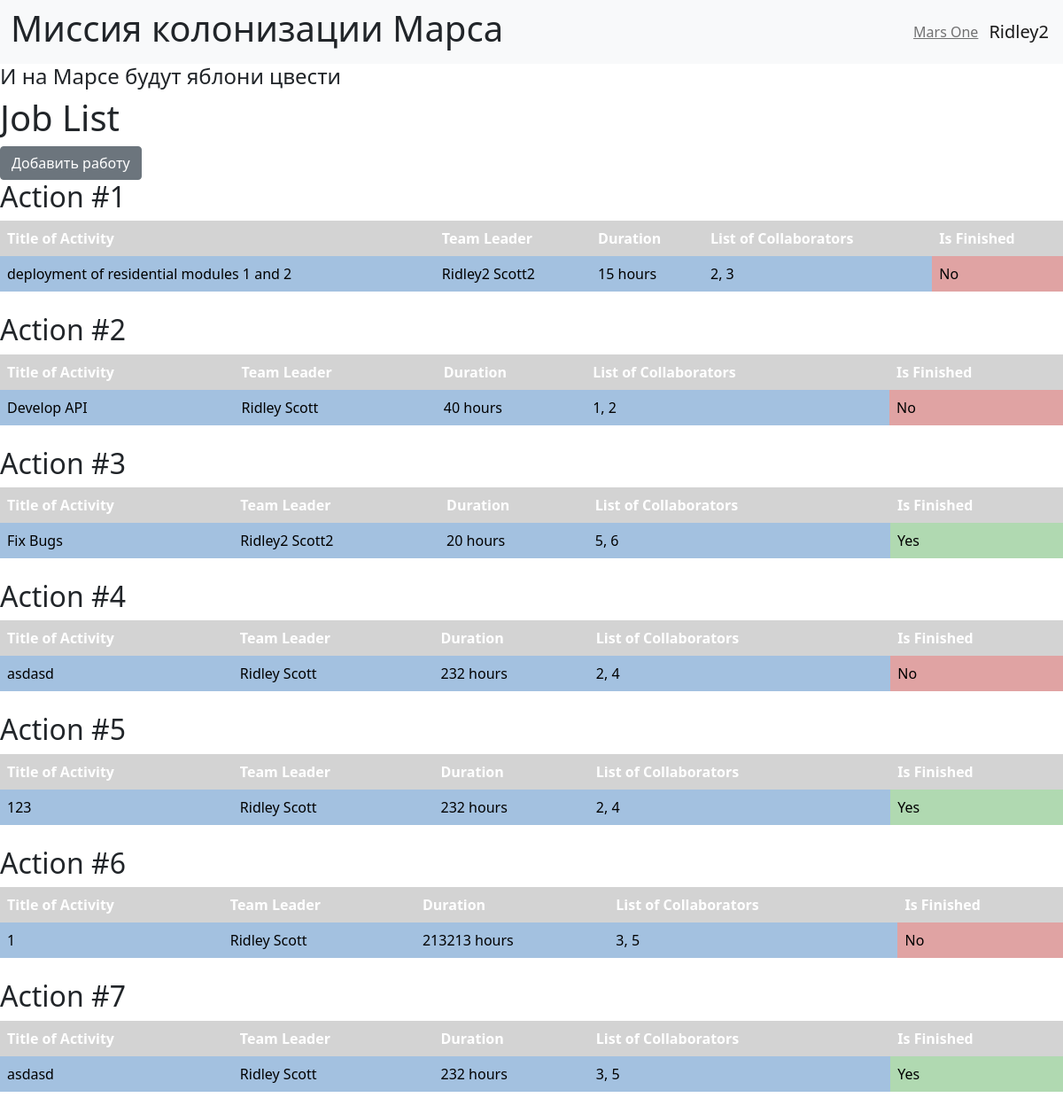
/ (signed in), run on the app's committed database.
### sql/data/users.py (models this page shows, shortened)
class User(SqlAlchemyBase, UserMixin):
    __tablename__ = 'users'
    id = sqlalchemy.Column(sqlalchemy.Integer,
                           primary_key=True, autoincrement=True)
    surname = sqlalchemy.Column(sqlalchemy.String, nullable=True)
    name = sqlalchemy.Column(sqlalchemy.String, nullable=True)
    age = sqlalchemy.Column(sqlalchemy.Integer, nullable=True)
    position = sqlalchemy.Column(sqlalchemy.String, nullable=True)
    speciality = sqlalchemy.Column(sqlalchemy.String, nullable=True)
    address = sqlalchemy.Column(sqlalchemy.String, nullable=True)
    email = sqlalchemy.Column(sqlalchemy.String, unique=True, nullable=True)
    hashed_password = sqlalchemy.Column(sqlalchemy.String, nullable=True)
    modified_date = sqlalchemy.Column(sqlalchemy.String, nullable=True)
    created_date = sqlalchemy.Column(sqlalchemy.DateTime, default=datetime.datetime.now, nullable=True)

### sql/data/jobs.py (models this page shows)
class Jobs(SqlAlchemyBase):
    __tablename__ = 'jobs'
    id = sqlalchemy.Column(sqlalchemy.Integer,
                           primary_key=True, autoincrement=True)
    job = sqlalchemy.Column(sqlalchemy.String, nullable=True)
    work_size = sqlalchemy.Column(sqlalchemy.Integer, nullable=True)
    collaborators = sqlalchemy.Column(sqlalchemy.String, nullable=True)
    start_date = sqlalchemy.Column(sqlalchemy.DateTime, nullable=True)
    end_date = sqlalchemy.Column(sqlalchemy.DateTime, nullable=True)
    is_finished = sqlalchemy.Column(sqlalchemy.Boolean, default=True)
    team_leader = sqlalchemy.Column(sqlalchemy.Integer,
                                    sqlalchemy.ForeignKey("users.id"))
    jobs = orm.relationship('User')

### main.py (the view)
@app.route('/')
def index():
    session = db_session.create_session()
    jobs_list = session.query(jobs.Jobs).all()
    jobs_data = []
    for job in jobs_list:
        team_leader = session.query(users.User).filter((users.User.id == job.team_leader)).first()
        jobs_data.append({
            "id": job.id,
            "title": job.job,
            "team_leader": f"{team_leader.name} {team_leader.surname}" if team_leader else "Unknown",
            "duration": f"{job.work_size} hours",
            "collaborators": job.collaborators,
            "is_finished": "Yes" if job.is_finished else "No"
        })
    return render_template("index.html", file='style.css', jobs=jobs_data)

### main.py (called while the page is built)
@login_manager.user_loader
def load_user(user_id):
    db_sess = db_session.create_session()
    return db_sess.get(users.User, user_id)

### sql/data/db_session.py (called while the page is built)
def create_session() -> Session:
    global __factory
    return __factory()

### templates/index.html
{% extends 'base.html' %}
{% block content %}
    <h1>Job List</h1>
    {% if current_user.is_authenticated %}
        <a href="addjob" class="btn btn-secondary">Добавить работу</a>
    {% endif %}
    {% for job in jobs %}
        <h2>Action #{{ job.id }}</h2>
        <table class="job-table">
            <tr>
                <th>Title of Activity</th>
                <th>Team Leader</th>
                <th>Duration</th>
                <th>List of Collaborators</th>
                <th>Is Finished</th>
            </tr>
            <tr>
                <td class="blue-text">{{ job.title }}</td>
                <td class="blue-text">{{ job.team_leader }}</td>
                <td class="blue-text">{{ job.duration }}</td>
                <td class="blue-text">{{ job.collaborators }}</td>
                <td class="{% if job.is_finished == 'Yes' %}green-text{% else %}red-text{% endif %}">{{ job.is_finished }}</td>
            </tr>
        </table>
        <br>
    {% endfor %}
{% endblock %}

### templates/base.html (shortened to what this page needs)
<!DOCTYPE html>
<html lang="en">
<head>
    <link rel="stylesheet"
          href="https://cdn.jsdelivr.net/npm/bootstrap@5.0.0-beta1/dist/css/bootstrap.min.css"
>
    <link rel="stylesheet" href="../static/css/{{file}}">
</head>
<header>
    <nav class="navbar navbar-expand-lg bg-body-tertiary navbar-light bg-light">
        <div class="container-fluid">
            <h1>Миссия колонизации Марса</h1>
            <a class="navbar-text">
                Mars One
            </a>
        </div>
        {% if current_user.is_authenticated %}
            <a class="navbar-brand" href="/logout">{{ current_user.name }}</a>
        {% else %}
            <p>
                <a class="btn btn-primary " href="/register">Зарегистрироваться</a>
                <a class="btn btn-success" href="/login">Войти</a>
            </p>
        {% endif %}
    </nav>
    <h4>И на Марсе будут яблони цвести</h4>
</header>
<body>
    {% block content %}
    {% endblock %}
</body>
</html>

### static/css/style.css (style rules this page uses)
.job-table { border-collapse: collapse; width: 100%; }
.job-table th, .job-table td { padding: 8px; text-align: left; }
.job-table th { background-color: #d3d3d3; color: white; }
.blue-text { background-color: #a3c1e0; color: black; }
.green-text { background-color: #b0d9b1; color: black; }
.red-text { background-color: #e0a3a3; color: black; }

### data on the page
User: name "Ridley2"
Jobs: id "1", title "deployment of residential modules 1 and 2", team_leader "Ridley2 Scott2", duration "15 hours", collaborators "2, 3", is_finished "No"
Jobs: id "2", title "Develop API", team_leader "Ridley Scott", duration "40 hours", collaborators "1, 2", is_finished "No"
Jobs: id "3", title "Fix Bugs", team_leader "Ridley2 Scott2", duration "20 hours", collaborators "5, 6", is_finished "Yes"
Jobs: id "4", title "asdasd", team_leader "Ridley Scott", duration "232 hours", collaborators "2, 4", is_finished "No"
Jobs: id "5", title "123", team_leader "Ridley Scott", duration "232 hours", collaborators "2, 4", is_finished "Yes"
Jobs: id "6", title "1", team_leader "Ridley Scott", duration "213213 hours", collaborators "3, 5", is_finished "No"
Jobs: id "7", title "asdasd", team_leader "Ridley Scott", duration "232 hours", collaborators "3, 5", is_finished "Yes"
